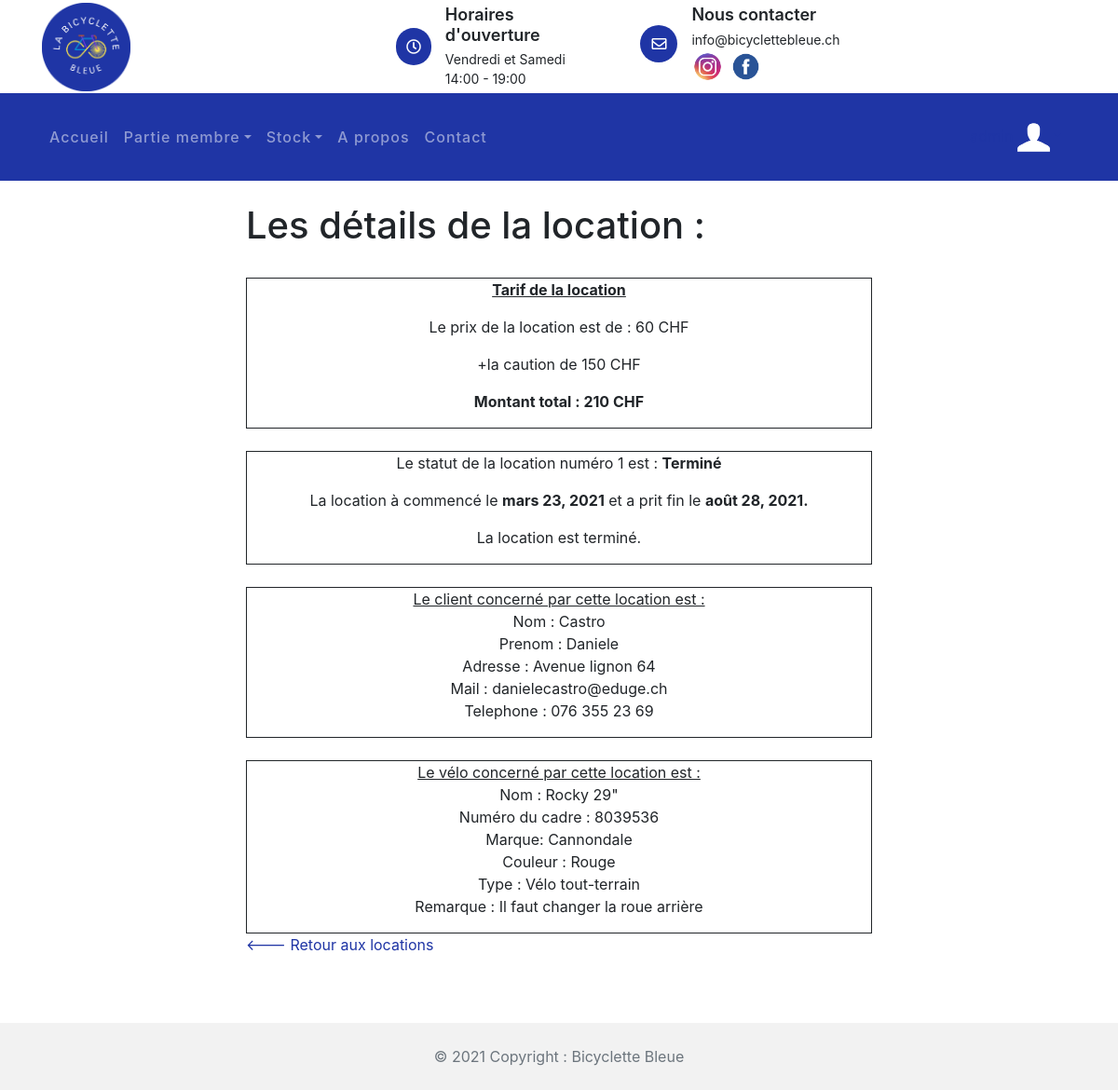
/location/1/ (signed in), run on the app's committed database.
### statistique/models.py (models this page shows, shortened)
class Location(models.Model):
    STAUT_CHOICES = [
        ('En cours', 'En cours'),
        ('Annulé', 'Annulé'),
        ('Demande de diminution', 'Demande de diminution'),
        ('Demande de prolongation', 'Demande de prolongation'),
        ('En attente', 'En attente'),
        ('Terminé', 'Terminé'),]
    loc_id = models.AutoField(db_column='LOC_ID', primary_key = True)  #Field name made lowercase.
    loc_statut = models.CharField(db_column='LOC_STATUT', blank=True, null=True, max_length=30,choices=STAUT_CHOICES, default='En cours')  # Field name made lowercase.
    loc_client = models.ForeignKey(Client, on_delete=models.CASCADE)  #Field name made lowercase.
    loc_num = models.IntegerField(db_column='LOC_NUM', blank=False)
    date_modifier = models.DateField(blank=True)
    class Meta:
        managed = False
        db_table = 'Location'

class Client(models.Model):
    cli_id = models.AutoField(db_column='CLI_ID', primary_key=True)  # Field name made lowercase.
    cli_nom = models.CharField(db_column='CLI_NOM', blank=True, null=True, max_length=100)  # Field name made lowercase.
    cli_prenom = models.CharField(db_column='CLI_PRENOM', blank=True, null=True, max_length=100)  # Field name made lowercase.
    cli_adresseposte = models.CharField(db_column='CLI_ADRESSEPOSTE', blank=True, null=True, max_length=100)  # Field name made lowercase.
    cli_date_naissance = models.DateField()  # Field name made lowercase.
    cli_mail = models.CharField(db_column='CLI_MAIL', blank=True, null=True, max_length=100)  # Field name made lowercase.
    cli_tel = models.CharField(db_column='CLI_TEl', blank=True, null=True, max_length=100)  # Field name made lowercase.
    cli_membre = models.CharField(db_column='CLI_MEMBRE', blank=True, null=True, max_length=100)  # Field name made lowercase.
    cli_date_debut = models.DateField()  # Field name made lowercase.
    cli_date_fin = models.DateField()  # Field name made lowercase.
    class Meta:
        managed = False
        db_table = 'Client'

class Velo(models.Model):
    vel_id = models.AutoField(db_column='VEL_ID', primary_key = True)  # Field name made lowercase.
    vel_num_cadre = models.IntegerField(db_column='VEL_NUM_CADRE', blank=True, null=True)  # Field name made lowercase.
    vel_nom = models.TextField(db_column='VEL_NOM', blank=True, null=True)  # Field name made lowercase.
    vel_marque = models.TextField(db_column='VEL_MARQUE', blank=True, null=True)  # Field name made lowercase.
    vel_couleur = models.TextField(db_column='VEL_COULEUR', blank=True, null=True)  # Field name made lowercase.
    vel_type = models.TextField(db_column='VEL_TYPE', blank=True, null=True)  # Field name made lowercase.
    vel_photo = models.TextField(db_column='VEL_PHOTO', blank=True, null=True)  # Field name made lowercase.
    vel_statut = models.TextField(db_column='VEL_STATUT', blank=True, null=True)  # Field name made lowercase.
    vel_etat = models.TextField(db_column='VEL_ETAT', blank=True, null=True)  # Field name made lowercase.
    vel_remarque = models.TextField(db_column='VEL_REMARQUE', blank=True, null=True)  # Field name made lowercase.
    class Meta:
        managed = False
        db_table = 'Velo'

### location/views.py (the view)
# urls.py: path('<int:id>/', views.detailsLocation, name='detailsLocation'),
@staff_member_required
@login_required(login_url='/compte/login')
def detailsLocation(request, id):
    locationvelo = Location_Velo.objects.get(loc_num=id)
    messageDescriptionVelo = f"Il n'y a pas de remarque"
    if locationvelo.lv_vel_id.vel_remarque != "" :
        messageDescriptionVelo = locationvelo.lv_vel_id.vel_remarque
    nbMois = relativedelta(locationvelo.date_fin,locationvelo.date_debut).months
    prix = 50 + ((nbMois-3) * 5)
    montantTotal = prix + 150
    date =datetime.date.today()
    context = {
        'locationvelo' : locationvelo,
        'messageDescriptionVelo' : messageDescriptionVelo,
        'date': date,
        'prix' : prix,
        'montantTotal' : montantTotal
    }
    return render(request, 'location/detailsLocation.html', context)

### location/models.py (called while the page is built)
    def termine(self):
        return (date.today() - self.date_fin).days >= 0

### location/templates/location/detailsLocation.html
{% extends 'template_base.html' %}
{% load static %}
{% block contenu %}
        <link href="{% static 'css/bootstrap.min.css' %}" rel="stylesheet">
        <link href="{% static 'lib/flaticon/font/flaticon.css' %}" rel="stylesheet">
        <link href="{% static 'lib/animate/animate.min.css' %}" rel="stylesheet">
        <link href="{% static 'lib/owlcarousel/assets/owl.carousel.min.css' %}" rel="stylesheet">
    <br>
    <h1 class="detailLocation"> Les détails de la location :</h1>
    <br>
    <div class="detailLocation">
         <div style="border: 1px solid ; text-align: center">
            <p><b><u>Tarif de la location</u></b></p>
            <p>Le prix de la location est de : {{ prix }} CHF</p>
            <p>+la caution de 150 CHF</p>
            <p><b>Montant total : {{ montantTotal }} CHF</b></p>
        </div>
    <br>
        <div style="border: 1px solid ; text-align: center">
        <p>Le statut de la location numéro {{ locationvelo.lv_loc_id.loc_num }} est :  <b>{{ locationvelo.lv_loc_id.loc_statut }}</b></p>
        {% if not locationvelo.termine %}
        <p>La location à commencé le <b>{{ locationvelo.date_debut }}</b> et prends fin le <b>{{ locationvelo.date_fin}}.</b></p>
        <p>La location se termine dans {{locationvelo.date_fin|timeuntil:date}}.</p>
        {% else %}
        <p>La location à commencé le <b>{{ locationvelo.date_debut }}</b> et a prit fin le <b>{{ locationvelo.date_fin}}.</b></p>
        <p>La location est terminé.</p>
        {% endif %}
        </div>
        <br>
        <div style="border: 1px solid ; text-align: center">
        <p><u>Le client concerné par cette location est :</u><br>
        Nom : {{ locationvelo.lv_loc_id.loc_client.cli_nom }} <br>
        Prenom : {{ locationvelo.lv_loc_id.loc_client.cli_prenom }} <br>
        Adresse : {{ locationvelo.lv_loc_id.loc_client.cli_adresseposte }} <br>
        Mail : {{ locationvelo.lv_loc_id.loc_client.cli_mail }} <br>
        Telephone : {{ locationvelo.lv_loc_id.loc_client.cli_tel }} </p>
        </div>
        <br>
        <div style="border: 1px solid ; text-align: center">
        <p><u>Le vélo concerné par cette location est :</u><br>
        Nom : {{ locationvelo.lv_vel_id.vel_nom }} <br>
        Numéro du cadre : {{ locationvelo.lv_vel_id.vel_num_cadre }}<br>
        Marque: {{ locationvelo.lv_vel_id.vel_marque}} <br>
        Couleur : {{ locationvelo.lv_vel_id.vel_couleur }} <br>
        Type : {{ locationvelo.lv_vel_id.vel_type }} <br>
        Remarque : {{ messageDescriptionVelo }}</p>
        </div>
        <a href="{% url 'location:index' %}"> <--- Retour aux locations </a>
    </div>
{% endblock contenu %}

### accueil/static/css/style.css (style rules this page uses)
.detailLocation { margin-left: 22%; margin-right: 22%; }
body { color: #444444; font-weight: 400; background: #ffffff; font-family: 'Barlow', sans-serif; }
h1, h2, h3, h4, h5, h6 { color: #1F35A5; }
a { color: #1F35A5; transition: .3s; }

### data on the page
Location: lv_loc_id.loc_num "1", lv_loc_id.loc_statut "Terminé"
Client: lv_loc_id.loc_client.cli_nom "Castro", lv_loc_id.loc_client.cli_prenom "Daniele", lv_loc_id.loc_client.cli_adresseposte "Avenue lignon 64", lv_loc_id.loc_client.cli_mail "danielecastro@eduge.ch", lv_loc_id.loc_client.cli_tel "076 355 23 69"
Velo: lv_vel_id.vel_nom "Rocky 29\"", lv_vel_id.vel_num_cadre "8039536", lv_vel_id.vel_marque "Cannondale", lv_vel_id.vel_couleur "Rouge", lv_vel_id.vel_type "Vélo tout-terrain", VEL_REMARQUE "Il faut changer la roue arrière"

### other printed values
{{ prix }} "60"
{{ montantTotal }} "210"
{{ locationvelo.date_debut }} "mars 23, 2021"
{{ locationvelo.date_fin }} "août 28, 2021"
